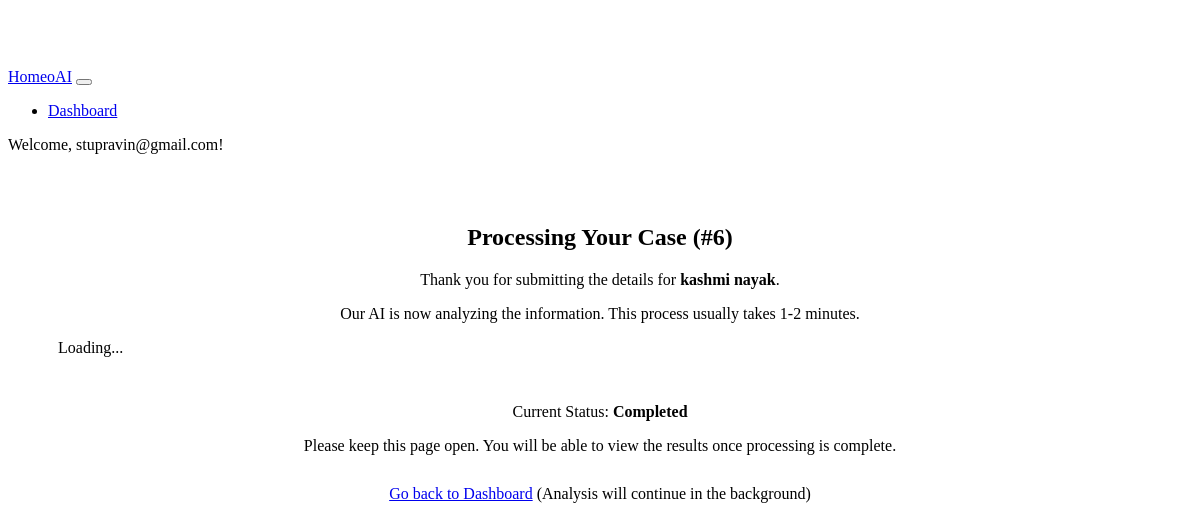
The page /case/6/wait/ (signed in) on the database its author committed.
### core/models.py (models this page shows, shortened)
class Case(models.Model):
    user = models.ForeignKey(settings.AUTH_USER_MODEL, on_delete=models.CASCADE, related_name='cases')
    created_at = models.DateTimeField(auto_now_add=True)
    updated_at = models.DateTimeField(auto_now=True)
    date = models.DateField(default=timezone.now, blank=True, null=True) # Made optional
    opd_no = models.CharField(max_length=50, blank=True, null=True)
    patient_name = models.CharField(max_length=200) # Required
    patient_age = models.CharField(max_length=20, blank=True, null=True)
    patient_sex = models.CharField(max_length=10, choices=[('Male', 'Male'), ('Female', 'Female'), ('Other', 'Other')], blank=True, null=True)
    patient_occupation = models.CharField(max_length=100, blank=True, null=True)
    patient_address = models.TextField(blank=True, null=True)
    patient_phone = models.CharField(max_length=20, blank=True, null=True)
    presenting_complaints = models.TextField() # Required
    history_of_present_illness = models.TextField(blank=True, null=True)
    past_history_vaccination = models.TextField(blank=True, null=True) # Corresponds to past_history.vaccination
    family_history = models.TextField(blank=True, null=True)
    personal_history = models.JSONField(blank=True, null=True, default=dict)
    menstrual_history = models.JSONField(blank=True, null=True, default=dict)
    physical_examination = models.JSONField(blank=True, null=True, default=dict)
    patient_as_person = models.TextField(blank=True, null=True)
    systemic_examination = models.TextField(blank=True, null=True)
    result_file_path = models.CharField(max_length=512, blank=True, null=True) # Store relative path?
    STATUS_CHOICES = [
        ('PENDING', 'Pending Analysis'),
        ('PROCESSING', 'Processing'),
        ('COMPLETED', 'Completed'),
        ('ERROR', 'Error'),
    ]
    status = models.CharField(max_length=20, choices=STATUS_CHOICES, default='PENDING')
    class Meta:
        ordering = ['-created_at']

### core/views.py (the view)
@login_required
def wait_for_results_view(request, case_id):
    case = get_object_or_404(Case, id=case_id, user=request.user)
    context = {"case": case, "case_status": case.status}
    return render(request, "waiting.html", context)

### templates/waiting.html (shortened to what this page needs)
{% extends 'base_generic.html' %}
{% block content %}
<div class="container waiting-container">
    <h2>Processing Your Case (#{{ case.id }})</h2>
    <p>Thank you for submitting the details for <strong>{{ case.patient_name|default:'the patient' }}</strong>.</p>
    <p>Our AI is now analyzing the information. This process usually takes 1-2 minutes.</p>
    <div class="spinner-border text-primary my-4" role="status">
        <span class="visually-hidden">Loading...</span>
    </div>
    <p>Current Status: <strong id="case-status">{{ case.get_status_display }}</strong></p>
    <p>Please keep this page open. You will be able to view the results once processing is complete.</p>
     <p style="margin-top: 30px;"><a href="{% url 'core:dashboard' %}">Go back to Dashboard</a> (Analysis will continue in the background)</p>
</div>
{% endblock %}

### templates/base_generic.html (shortened to what this page needs)
{% load static %}
<!DOCTYPE html>
<html lang="en">
<head>
</head>
<body>
    <nav class="navbar navbar-expand-md navbar-dark bg-dark fixed-top">
      <div class="container-fluid">
        <a class="navbar-brand" href="{% url 'core:home' %}">HomeoAI</a>
         <button class="navbar-toggler" type="button" data-bs-toggle="collapse" data-bs-target="#navbarCollapse" aria-controls="navbarCollapse" aria-expanded="false" aria-label="Toggle navigation">
         </button>
         <div class="collapse navbar-collapse" id="navbarCollapse">
           <ul class="navbar-nav me-auto mb-2 mb-md-0">
               <li class="nav-item"><a class="nav-link" href="{% url 'core:dashboard' %}">Dashboard</a></li>
           </ul>
           {% if user.is_authenticated %}
             <span class="navbar-text me-3">Welcome, {{ user.username }}!</span>
             <form action="{% url 'auth_app:logout' %}" method="post" class="logout-form">
                 <button type="submit" class="logout-button">Logout</button>
             </form>
           {% endif %}
         </div>
      </div>
    </nav>
    <main role="main">
        {% block content %}{% endblock %}
    </main>
</body>
</html>

### templates/waiting.html (style rules this page uses)
.waiting-container { text-align: center; padding: 50px; }
.spinner-border { width: 3rem; height: 3rem; }

### templates/base_generic.html (style rules this page uses)
body { padding-top: 60px; }
.logout-form { display: inline; }
.logout-button { background: none!important; border: none; padding: 0!important; color: rgba(255,255,255,.55); text-decoration: underline; cursor: pointer; font: inherit; }

### rows shown on the page
Case: id "6", patient_name "kashmi nayak", status "Completed"

### other values the page prints
{{ user.username }} "stupravin@gmail.com"
